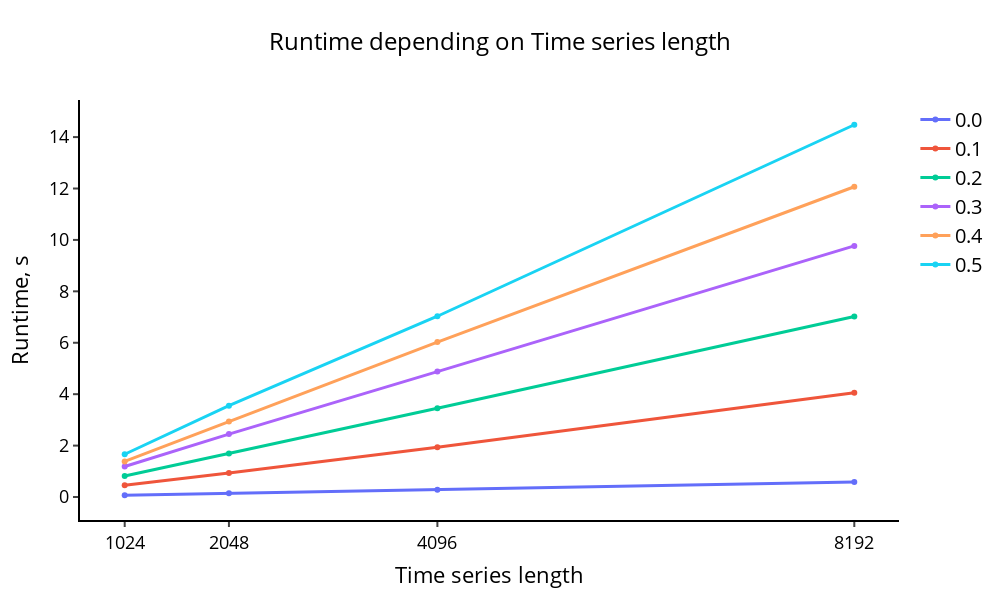

Notebook code for this chart:
### Markdown cell above
Эксперимент 1

### Code cell
from modules.utils import random_walk
# Импортируем функции из ваших файлов
from modules.experiments import run_experiment, visualize_plot_times

algorithm = 'naive'

algorithm_params = {
    'topK': 3,
    'excl_zone_frac': 1,
    'normalize': True, 
}

n_list = [2**10, 2**11, 2**12, 2**13] # lengths of time series 
r_list = np.round(np.arange(0, 0.6, 0.1), 2).tolist() # sizes of warping window
m = 2**6 # length of query

exp1_params = {
    'varying': {'n': n_list,
                'r': r_list},
    'fixed': {'m': m}
}
exp1_data = {
    'ts': dict.fromkeys(map(str, n_list), []),
    'query': {str(m): []}
}

task = 'best_match'

# --- INSERT YOUR CODE (Генерация и запуск) ---

# 1. Генерация данных
# Генерируем ряды для каждой длины N
for n_val in n_list:
    exp1_data['ts'][str(n_val)] = random_walk(n_val)

# Генерируем один запрос длины M
exp1_data['query'][str(m)] = random_walk(m)

# 2. Запуск эксперимента
# Используем run_experiment 
results_exp1 = run_experiment(algorithm, task, exp1_data, exp1_params, algorithm_params)

# --- INSERT YOUR CODE (Визуализация) ---
comparison_param = np.array(r_list)

# Функция из вашего experiments.py
visualize_plot_times(results_exp1, comparison_param, exp1_params)

### Figure 1 — Plotly figure (JSON) as saved in the notebook; plotly's stock layout.template omitted (floating-point values rounded to 4 significant figures)
{"data": [{"line": {"width": 3}, "name": "0.0", "type": "scatter", "x": [1024, 2048, 4096, 8192], "y": [0.06894, 0.1427, 0.2829, 0.5799]}, {"line": {"width": 3}, "name": "0.1", "type": "scatter", "x": [1024, 2048, 4096, 8192], "y": [0.4549, 0.9342, 1.935, 4.058]}, {"line": {"width": 3}, "name": "0.2", "type": "scatter", "x": [1024, 2048, 4096, 8192], "y": [0.8144, 1.689, 3.455, 7.023]}, {"line": {"width": 3}, "name": "0.3", "type": "scatter", "x": [1024, 2048, 4096, 8192], "y": [1.186, 2.447, 4.879, 9.769]}, {"line": {"width": 3}, "name": "0.4", "type": "scatter", "x": [1024, 2048, 4096, 8192], "y": [1.386, 2.937, 6.028, 12.07]}, {"line": {"width": 3}, "name": "0.5", "type": "scatter", "x": [1024, 2048, 4096, 8192], "y": [1.664, 3.553, 7.032, 14.48]}], "layout": {"height": 600, "legend": {"font": {"color": "black", "size": 20}}, "paper_bgcolor": "rgba(0,0,0,0)", "plot_bgcolor": "rgba(0,0,0,0)", "title": {"font": {"color": "black", "size": 24}, "text": "Runtime depending on Time series length", "x": 0.5, "xanchor": "center"}, "width": 1000, "xaxis": {"linecolor": "#000", "linewidth": 2, "showgrid": false, "tickfont": {"color": "black", "size": 18}, "ticks": "outside", "tickvals": [1024, 2048, 4096, 8192], "tickwidth": 2, "title": {"font": {"color": "black", "size": 22}, "text": "Time series length"}}, "yaxis": {"linecolor": "#000", "linewidth": 2, "showgrid": false, "tickfont": {"color": "black", "size": 18}, "ticks": "outside", "tickwidth": 2, "title": {"font": {"color": "black", "size": 22}, "text": "Runtime, s"}, "zeroline": false}}}
